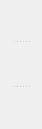
           <widget class="QSplitter" name="splitter">
            <property name="orientation">
             <enum>Qt::Vertical</enum>
            </property>
            <widget class="QPushButton" name="upLeft_6">
             <property name="minimumSize">
              <size>
               <width>42</width>
               <height>40</height>
              </size>
             </property>
             <property name="maximumSize">
              <size>
               <width>47</width>
               <height>40</height>
              </size>
             </property>
             <property name="acceptDrops">
              <bool>false</bool>
             </property>
             <property name="autoFillBackground">
              <bool>false</bool>
             </property>
             <property name="styleSheet">
              <string notr="true">#upLeft_6 {
background-color: transparent;
border-image: url(:/Iconos/UpperLeftOff.png);
background: none;
border: none;
background-repeat: none;
}
#upLeft_6:pressed
{
   border-image: url(:/Iconos/UpperLeft.png);
}</string>
             </property>
             <property name="text">
              <string/>
             </property>
             <property name="flat">
              <bool>false</bool>
             </property>
            </widget>
            <widget class="QPushButton" name="upLeft_2">
             <property name="minimumSize">
              <size>
               <width>42</width>
               <height>41</height>
              </size>
             </property>
             <property name="maximumSize">
              <size>
               <width>47</width>
               <height>41</height>
              </size>
             </property>
             <property name="acceptDrops">
              <bool>false</bool>
             </property>
             <property name="autoFillBackground">
              <bool>false</bool>
             </property>
             <property name="styleSheet">
              <string notr="true">#upLeft_2 {
background-color: transparent;
border-image: url(:/Iconos/LeftOff.png);
background: none;
border: none;
background-repeat: none;
}
#upLeft_2:pressed
{
   border-image: url(:/Iconos/Left.png);
}</string>
             </property>
             <property name="text">
              <string/>
             </property>
             <property name="flat">
              <bool>false</bool>
             </property>
            </widget>
            <widget class="QPushButton" name="upLeft_7">
             <property name="minimumSize">
              <size>
               <width>42</width>
               <height>40</height>
              </size>
             </property>
             <property name="maximumSize">
              <size>
               <width>47</width>
               <height>40</height>
              </size>
             </property>
             <property name="acceptDrops">
              <bool>false</bool>
             </property>
             <property name="autoFillBackground">
              <bool>false</bool>
             </property>
             <property name="styleSheet">
              <string notr="true">#upLeft_7 {
background-color: transparent;
border-image: url(:/Iconos/LowerLeftOff.png);
background: none;
border: none;
background-repeat: none;
}
#upLeft_7:pressed
{
   border-image: url(:/Iconos/LowerLeft.png);
}</string>
             </property>
             <property name="text">
              <string/>
             </property>
             <property name="flat">
              <bool>false</bool>
             </property>
            </widget>
           </widget>
